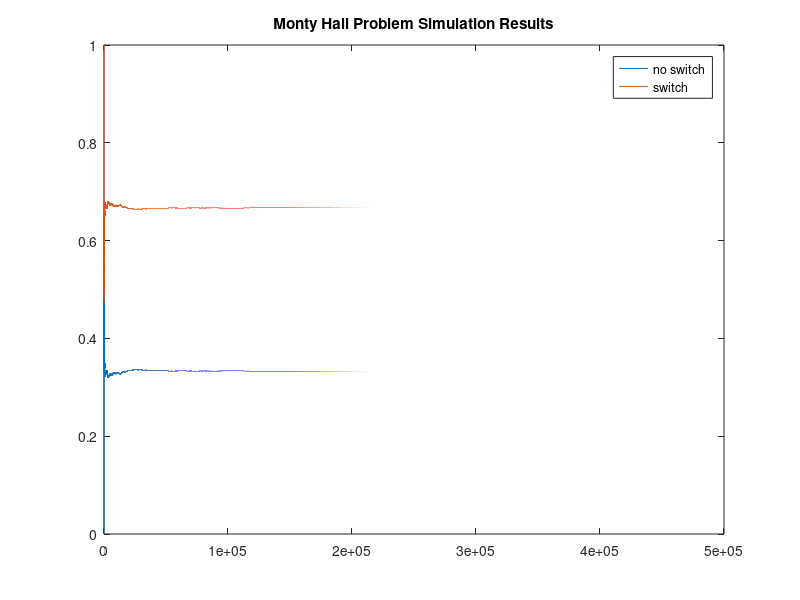
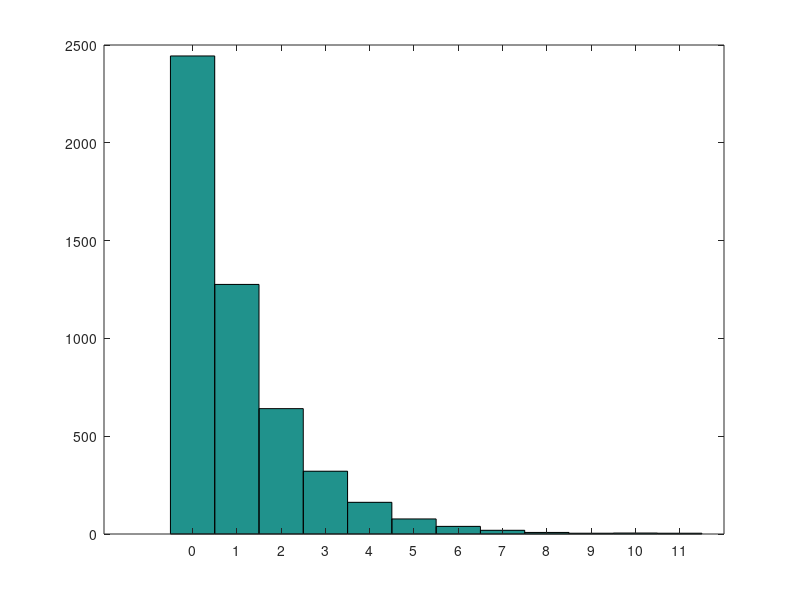
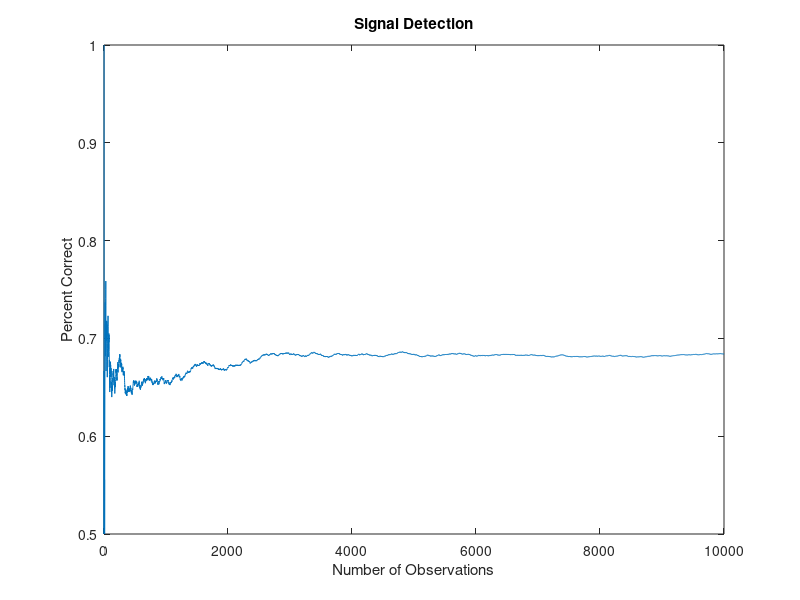
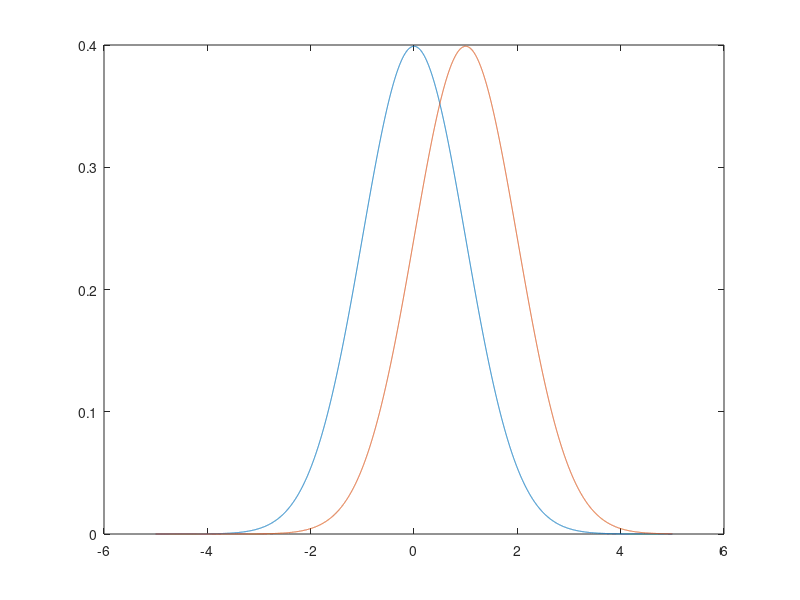

Recreate these plots in MATLAB, in order.
%% INTRODUCTION TO STOCHASTICITY

% Electrical engineers often use MATLAB to simulate random process, and the
% reason that it is so popular is that a lot of problems in EE are
% stochastic problems. What happens when there's random noise in a channel,
% what is the probability of corrupting a signal to the point that it
% cannot be recovered? 

% Today, we are going to explore the idea of randomness with case studies.
% We are first going to show simple examples of stochastic processes, and
% will conclude with a more elaborate exploration of stochasticity in
% communication channels

%% EXAMPLE 1 : MONTY HALL 
% The classic monty hall problem -- do you switch the door or not. The
% correct answer is you always switch. But why?? Let's find out

% Let's do a simulation to experimentally see the results, let's say there
% are two contestants, the first contestant never switches, the second
% contestant switches. 

% There are different ways to do it. Let's assume that the prize is
% always behind door 3 and we choose at random which door the contestant
% chooses.

% If contestant 1 picks 3, then the contestant wins, if not we don't allow 
% contestant 1 to switch their choice. For contestant 2, if
% the contestant chooses 3 then we choose one of the two other doors at
% random to 'reveal'. If contestant 2 chose door 1 or 2, we show the
% contestant the other empty door. 

N = 500000;
choose_door = unidrnd(3,1,N);
result = zeros(2,N);

%Contestant 1 -> only wins if they got door 3 on the first guess
result(1, choose_door == 3) = 1;

% Inefficient but for readability. It's clear that contestant 2 has a 2/3
% success rate

% Contestant 2 -> only wins if they switch from door 1/2 to 3! If they
% guessed 3 we say they 'switch' doors after the reveal
for i = 1:N
    %Guess 3, switch option
    if choose_door(i) == 3
        choose_door(i) = unidrnd(2,1);
    %Guess 1 or 2, switch option
    else
        choose_door(i) = 3;
    end
end

result(2, choose_door == 3) = 1;

win_rate = cumsum(result, 2);
x = 1:1:N;
win_rate = win_rate ./ x;

%% Plotting the results of example 1
figure;
plot(x, win_rate(1,:), 'DisplayName','no switch');
hold on;
plot(x, win_rate(2,:), 'DisplayName', 'switch');
legend('show');
title('Monty Hall Problem Simulation Results')
hold off;
%% EXAMPLE 2 : CASINO

% A casino offers a game in which a fair coin is tossed repeatedly until
% the first heads comes up, for a total of k+1 tosses. The casino will pay
% out k dollars

% Let's see how much money you are going to get if you play the game
N = 5000;
num_tosses = zeros(1,N);

% Loop to simulate the game N times
for i = 1:N
    %Flip a coin - call 0 heads, 1 tails
   res = randi([0,1]);
   while (res ~= 0)
      num_tosses(i) = num_tosses(i) + 1;
      res = randi([0,1]);
   end
end
figure;
hist(num_tosses, unique(num_tosses))

%% Radar/Signal Detection Example

Ni = 10000;
i = 1:Ni;
rdm = rand(1,Ni);
X = rdm > 0.5;     % Signal: 0 or 1 equiprobable
N = randn(1,Ni);    % Noise: standard normal

Y = X + N;         % Recieved

% For each observation, either the sample comes from N(0,1) or N(1,1)
% We want to be able to go backwards -> figure out if the sample should be 
% a 0 or a 1 (based on what it was for X), we are generating the 'known'
% value of x

% To guess if the true signal for each observation, x_i is 0 or 1 we 
% compute P[true = 0 | x_i] and P[true = 1 | x_i] and choose the larger
% one. Conditional Probabilities! Comm Theory, Bayesian ML, NLP etc etc

% By Bayes' Law, 
%                     P[x_i | true = S]*P[true = S]
% P[true = S | x_i] = ----------------------------- , S = 0,1
%                                 P[x_i]

% Since P[x_i] is common to both P[true = 0 | x_i] and P[true = 1 | x_i],
% we only have to maximize the numerator (ie don't worry about denominator). 
% Also since P[true = 0] = P[true = 1], we need to maximize 
% P[x_i | true = S], S = 0,1
 

prob0 = normpdf(Y,0,1);
prob1 = normpdf(Y,1,1);

decision = prob1 > prob0;
result = (decision == X);

figure;
plot(i,cumsum(result)./i);
xlabel("Number of Observations");
ylabel("Percent Correct");
title("Signal Detection");

%%
x = -5:0.001:5;
figure;
plot(x,[normpdf(x,0,1); normpdf(x,1,1)]);

%%
% What happens if the prior prababilities are not equal?
%
% If the priors are known, then we can multiply them to the probabilities
% we used earlier according to Bayes' Law. This technique is called MAP
% (Maximum a posteriori) estimation.
% But if the priors are NOT known, then we can assume equiprobable and use
% the same technique as before. This technique is called ML (Maximum
% likelihood) estimation.

P0 = 0.8;
X = rdm > P0;    % Now the signal is 1 with probability 0.2, 0 with probability 0.8

Y = X + N;

% Now we include the priors
prob0MAP = normpdf(Y,0,1)*P0;
prob1MAP = normpdf(Y,1,1)*(1 - P0);

decisionMAP = prob1MAP > prob0MAP;

resultML = decision == X;
resultMAP = decisionMAP == X;

figure;
plot(i,[cumsum(resultML)./i; cumsum(resultMAP)./i]);
xlabel("Number of Observations");
ylabel("Percent Correct");
title("Signal Detection: MAP vs. ML");
legend("ML","MAP");

%MAP IS THE OPTIMUM RECEIVER! Minimum Error! ML is actually equivalent to
%MAP under some circumstances (ie equiprobable prior!). Theres another
%Decision method called Least Squares that is also related, and you will
%explore that in Comm Theory 

%%
figure;
subplot(211);
plot(x,[normpdf(x,0,1); normpdf(x,1,1)]);
title("ML");
subplot(212);
plot(x,[normpdf(x,0,1); normpdf(x,1,1)]);
title("MAP");